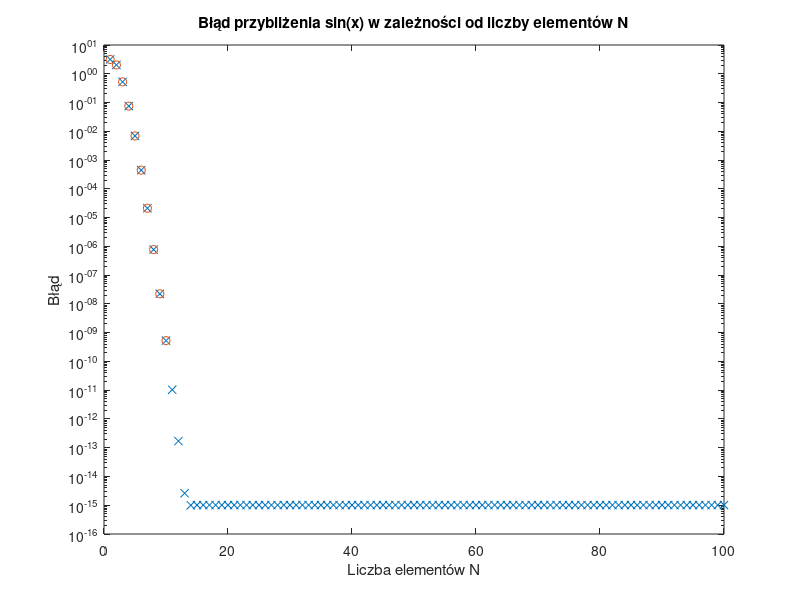

Recreate this plot in MATLAB.
% Kamil Drożdż
% 1. Napisz program pokazujący błąd w szeregu Taylora dla sin(x)
x = linspace(-pi, pi, 1000); 
sin_x = sin(x); 
N_values = 1:100; 
errors = zeros(size(N_values));
errors2 = zeros(1,10);
for i = 1:length(N_values)
    N = N_values(i); 
    approx_sin_x = zeros(size(x)); 
    for n = 1:N
        approx_sin_x = approx_sin_x + ((-1)^(n-1) * x.^(2*n-1)) / factorial(2*n-1);
    end        
    errors(i) = max(abs(sin_x - approx_sin_x));
    if i<=10
        errors2(i) = errors(i);
    end
end
% Rysowanie wykresu
figure;
semilogy(N_values, errors,'x');
if ~all(errors2 == 0)
    hold on;
    semilogy(N_values(1:10), errors2,'o');
    hold off;
end
xlabel('Liczba elementów N')
ylabel('Błąd')
title('Błąd przybliżenia sin(x) w zależności od liczby elementów N')
% END
